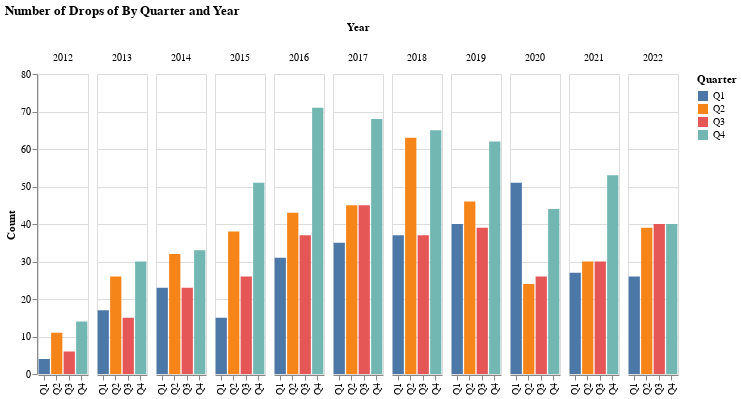

The notebook cell this image was saved under:
### Markdown cell above
## Drops breakdown by quarter

And finally, a at a breakdown of drops by quarter, where another trend seems to be developing. In the past, Q4 was noticeably the biggest quarter in terms of drops. But this year, drops were pretty evenly distributed over Qs 2, 3, and 4 (Q1 has generally been smaller than other quarters and this year was not an exception in this regard).

### Code cell
tdf = df_all.groupby(['Quarter', 'Year']).count()['Release'].reset_index()
# tdf = ytd_df.groupby(['Quarter', 'Year']).count()['Release'].reset_index()
tdf = tdf.rename(columns={"Release": "Count"})
alt.Chart(tdf, width=50).mark_bar().encode(
    x=alt.X('Quarter:O', sort=kind_sort_order, title=None),
    y='Count:Q',
    color=alt.Color('Quarter:N', sort=kind_sort_order),
    column='Year:N',
    tooltip=['Year', 'Count']
).configure_facet(spacing=7).properties(title=f"Number of Drops of By Quarter and Year")

### Figure 1 — Vega-Lite specification as saved in the notebook (floating-point values rounded to 4 significant figures)
{"$schema": "https://vega.github.io/schema/vega-lite/v4.17.0.json", "config": {"facet": {"spacing": 7}, "view": {"continuousHeight": 300, "continuousWidth": 400}}, "data": {"name": "data-5e8eea66219ebdce10873c78e49689d3"}, "datasets": {"data-5e8eea66219ebdce10873c78e49689d3": [{"Count": 4, "Quarter": "Q1", "Year": 2012}, {"Count": 17, "Quarter": "Q1", "Year": 2013}, {"Count": 23, "Quarter": "Q1", "Year": 2014}, {"Count": 15, "Quarter": "Q1", "Year": 2015}, {"Count": 31, "Quarter": "Q1", "Year": 2016}, {"Count": 35, "Quarter": "Q1", "Year": 2017}, {"Count": 37, "Quarter": "Q1", "Year": 2018}, {"Count": 40, "Quarter": "Q1", "Year": 2019}, {"Count": 51, "Quarter": "Q1", "Year": 2020}, {"Count": 27, "Quarter": "Q1", "Year": 2021}, {"Count": 26, "Quarter": "Q1", "Year": 2022}, {"Count": 11, "Quarter": "Q2", "Year": 2012}, {"Count": 26, "Quarter": "Q2", "Year": 2013}, {"Count": 32, "Quarter": "Q2", "Year": 2014}, {"Count": 38, "Quarter": "Q2", "Year": 2015}, {"Count": 43, "Quarter": "Q2", "Year": 2016}, {"Count": 45, "Quarter": "Q2", "Year": 2017}, {"Count": 63, "Quarter": "Q2", "Year": 2018}, {"Count": 46, "Quarter": "Q2", "Year": 2019}, {"Count": 24, "Quarter": "Q2", "Year": 2020}, {"Count": 30, "Quarter": "Q2", "Year": 2021}, {"Count": 39, "Quarter": "Q2", "Year": 2022}, {"Count": 6, "Quarter": "Q3", "Year": 2012}, {"Count": 15, "Quarter": "Q3", "Year": 2013}, {"Count": 23, "Quarter": "Q3", "Year": 2014}, {"Count": 26, "Quarter": "Q3", "Year": 2015}, {"Count": 37, "Quarter": "Q3", "Year": 2016}, {"Count": 45, "Quarter": "Q3", "Year": 2017}, {"Count": 37, "Quarter": "Q3", "Year": 2018}, {"Count": 39, "Quarter": "Q3", "Year": 2019}, {"Count": 26, "Quarter": "Q3", "Year": 2020}, {"Count": 30, "Quarter": "Q3", "Year": 2021}, {"Count": 40, "Quarter": "Q3", "Year": 2022}, {"Count": 14, "Quarter": "Q4", "Year": 2012}, {"Count": 30, "Quarter": "Q4", "Year": 2013}, {"Count": 33, "Quarter": "Q4", "Year": 2014}, {"Count": 51, "Quarter": "Q4", "Year": 2015}, {"Count": 71, "Quarter": "Q4", "Year": 2016}, {"Count": 68, "Quarter": "Q4", "Year": 2017}, {"Count": 65, "Quarter": "Q4", "Year": 2018}, {"Count": 62, "Quarter": "Q4", "Year": 2019}, {"Count": 44, "Quarter": "Q4", "Year": 2020}, {"Count": 53, "Quarter": "Q4", "Year": 2021}, {"Count": 40, "Quarter": "Q4", "Year": 2022}]}, "encoding": {"color": {"field": "Quarter", "sort": ["Bottom", "Top", "Layer"], "type": "nominal"}, "column": {"field": "Year", "type": "nominal"}, "tooltip": [{"field": "Year", "type": "quantitative"}, {"field": "Count", "type": "quantitative"}], "x": {"field": "Quarter", "sort": ["Bottom", "Top", "Layer"], "title": null, "type": "ordinal"}, "y": {"field": "Count", "type": "quantitative"}}, "mark": "bar", "title": "Number of Drops of By Quarter and Year", "width": 50}
